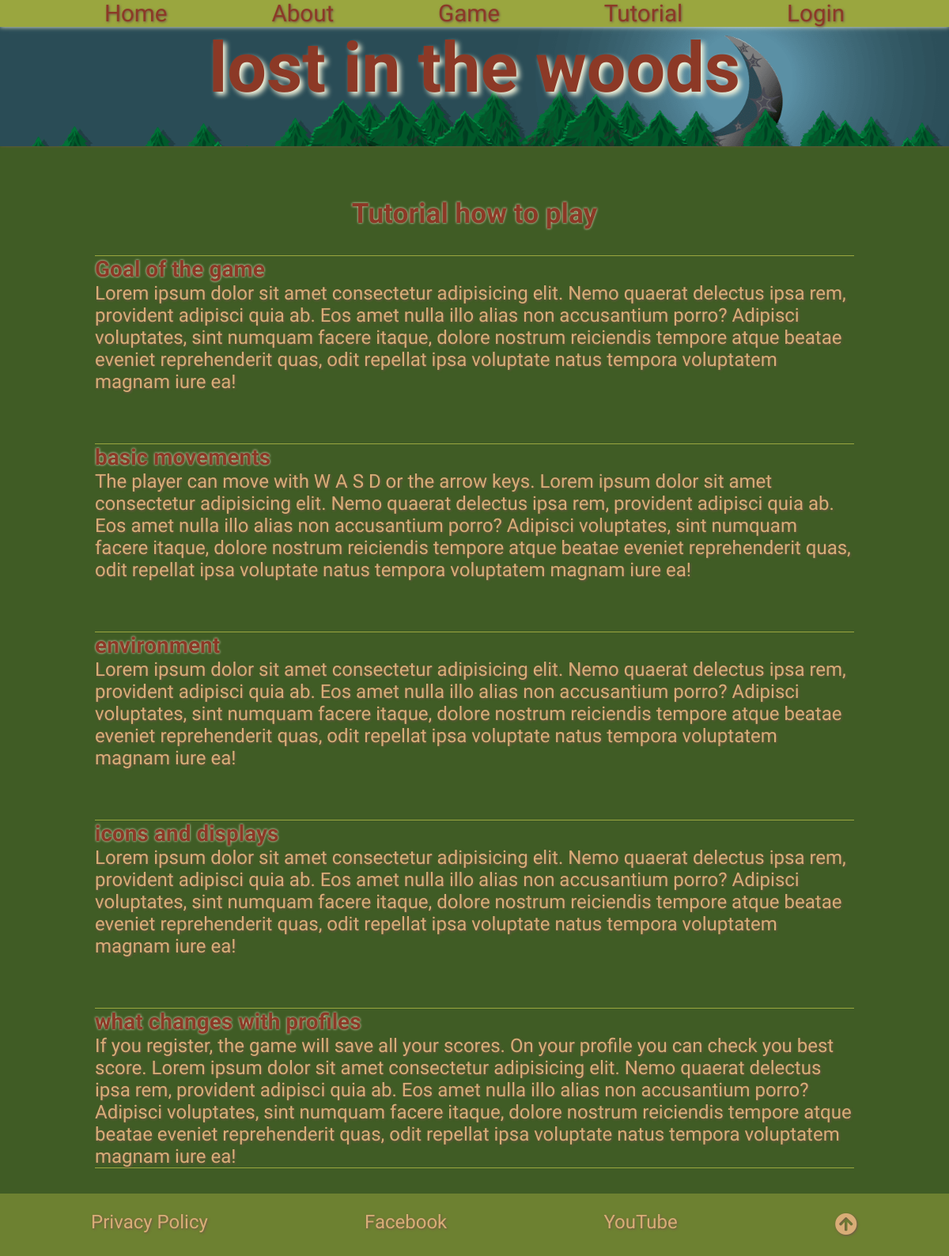
Page /tutorial.php on the committed database.
### tables this page shows
CREATE TABLE `contents` (
  `id` int(11) NOT NULL,
  `title` varchar(255) NOT NULL,
  `content` text NOT NULL,
  `site_category` varchar(255) NOT NULL
);

### core/init.php (called while the page is built, shortened)
<?php
require_once  __DIR__."/../includes/database.php";
$content = new DBfunctions($pdo);
require_once( __DIR__.'/../includes/sanitize.php');
?>

### classes/DBfunctions.php (called while the page is built, shortened)
<?php
class DBfunctions{
    private $pdo;
    public function __construct(PDO $pdo){
    $this->pdo = $pdo;
    }
    public function fetchAll($sql,$params = array()){
        $stmt = $this->pdo->prepare($sql);
        $stmt->execute($params);
        $result = $stmt->fetchAll();
        return $result;
    }
}

### includes/sanitize.php (called while the page is built)
<?php
 function escape($str){
     return htmlentities($str,ENT_QUOTES,'UTF-8');
 }
?>

### tutorial.php (the view, shortened to what this page needs)
<?php
require_once("core/init.php");
require_once("layouts/header.php");
$tutorialContent = $content->fetchAll("SELECT * FROM `contents` WHERE site_category = :cat",['cat' =>'tutorial']);
?>
    <h2 class="smTitle">Tutorial how to play</h2>
    <?php foreach ($tutorialContent as $tutorial):?>
    <section class="tutorial">
    <h3><?=escape($tutorial['title'])?></h3>
    <p><?=escape(nl2br($tutorial['content']))?></p>
    </section>
    <?php endforeach; ?>
<?php
require_once("layouts/footer.php");
?>

### css/main.css (style rules this page uses)
* { margin: 0; padding: 0; }
*, *::after, *::before { box-sizing: border-box; }
body { background-color:var(--strong-bg-color); display:flex; flex-direction: column; align-items: center; }
section { position: relative; max-width:80vw; min-width:20vw; margin-top:2em; margin-bottom:2em; border-top:solid 1px var(--solid-bg-color); }
section:last-of-type { border-bottom:solid 1px var(--solid-bg-color); }
.smTitle { text-align: center; }

### rows in the picture
contents: title "Goal of the game", content "Lorem ipsum dolor sit amet consectetur adipisicing elit. Nemo quaerat delectus ipsa rem, provident adipisci quia ab. Eos amet nulla illo alias non accusantium porro? Adipisci voluptates, sint numquam facere itaque, dolore nostrum reiciendis tempore atque beatae eveniet reprehenderit quas, odit repellat ipsa voluptate natus tempora voluptatem magnam iure ea!"
contents: title "basic movements", content "The player can move with W A S D or the arrow keys. Lorem ipsum dolor sit amet consectetur adipisicing elit. Nemo quaerat delectus ipsa rem, provident adipisci quia ab. Eos amet nulla illo alias non accusantium porro? Adipisci voluptates, sint numquam facere itaque, dolore nostrum reiciendis tempore atque beatae eveniet reprehenderit quas, odit repellat ipsa voluptate natus tempora voluptatem magnam iure ea!"
contents: title "environment", content "Lorem ipsum dolor sit amet consectetur adipisicing elit. Nemo quaerat delectus ipsa rem, provident adipisci quia ab. Eos amet nulla illo alias non accusantium porro? Adipisci voluptates, sint numquam facere itaque, dolore nostrum reiciendis tempore atque beatae eveniet reprehenderit quas, odit repellat ipsa voluptate natus tempora voluptatem magnam iure ea!"
contents: title "icons and displays", content "Lorem ipsum dolor sit amet consectetur adipisicing elit. Nemo quaerat delectus ipsa rem, provident adipisci quia ab. Eos amet nulla illo alias non accusantium porro? Adipisci voluptates, sint numquam facere itaque, dolore nostrum reiciendis tempore atque beatae eveniet reprehenderit quas, odit repellat ipsa voluptate natus tempora voluptatem magnam iure ea!"
contents: title "what changes with profiles", content "If you register, the game will save all your scores. On your profile you can check you best score. Lorem ipsum dolor sit amet consectetur adipisicing elit. Nemo quaerat delectus ipsa rem, provident adipisci quia ab. Eos amet nulla illo alias non accusantium porro? Adipisci voluptates, sint numquam facere itaque, dolore nostrum reiciendis tempore atque beatae eveniet reprehenderit quas, odit repellat ipsa voluptate natus tempora voluptatem magnam iure ea!"

### other values in the picture
$navitem['text'] "Home"
$navitem['text'] "About"
$navitem['text'] "Game"
$navitem['text'] "Tutorial"
$navitem['text'] "Login"
